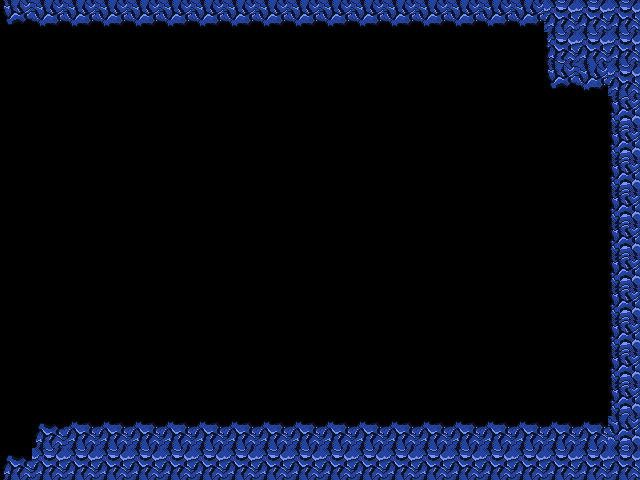

Rendered tile map (Tiled .tmx) drawn with the repository's tilesets; below, a short description and the map source with its tile grids summarised:
An orthogonal 20x15 tile map with 32x32 px tiles, 1 tile layer (scenario).

<map version="1.0" orientation="orthogonal" width="20" height="15" tilewidth="32" tileheight="32">
 <tileset firstgid="1" name="tile" tilewidth="32" tileheight="32">
  <image source="../../images/map/tile.png" width="192" height="96" />
 </tileset>
 <layer name="scenario" width="20" height="15">
  <properties>
   <property name="tileset" value="tile" />
  </properties>
  <data>[300 cells, 75 non-empty, 8 distinct tile ids]</data>
 </layer>
 <objectgroup name="enemy" width="20" height="15" />
 <objectgroup name="block" width="20" height="15" />
</map>
